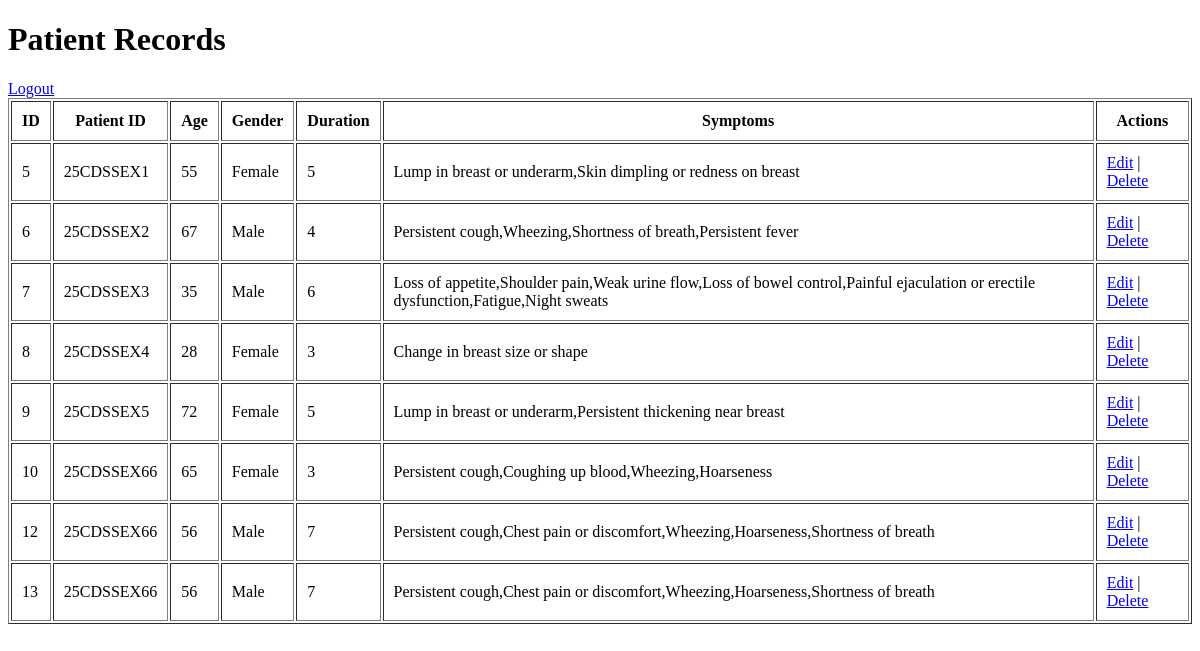
The app's page /records (signed in), older data.
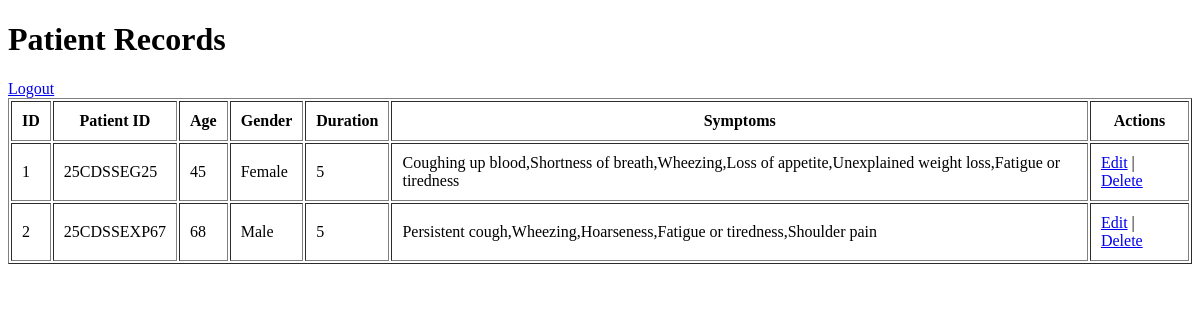
The same page, newer data.
### tables this page shows
CREATE TABLE patients (
            id INTEGER PRIMARY KEY AUTOINCREMENT,
            patient_id TEXT,
            age INTEGER,
            gender TEXT,
            duration INTEGER,
            symptoms TEXT,
            cancer_type TEXT,
            severity TEXT,
            urgency TEXT,
            confidence REAL,
            survival_prob REAL,
            created_at TEXT,
            hospital TEXT
        );

### app.py (the view)
    def wrapper(*args, **kwargs):
        if not session.get("logged_in"):
            return redirect("/login")
        return f(*args, **kwargs)

### app.py (called while the page is built)
def login_required(f):
    def wrapper(*args, **kwargs):
        if not session.get("logged_in"):
            return redirect("/login")
        return f(*args, **kwargs)
    wrapper.__name__ = f.__name__
    return wrapper

@app.route("/records")
@login_required
def records():
    conn = sqlite3.connect(DB_PATH)
    cur = conn.cursor()
    cur.execute("SELECT * FROM patients")
    data = cur.fetchall()
    conn.close()
    return render_template("records.html", records=data)

### templates/records.html (shortened to what this page needs)
<!DOCTYPE html>
<html>
<head>
</head>
<body>
<h1>Patient Records</h1>
<a href="/logout">Logout</a>
<table border="1" cellpadding="10">
    <tr>
        <th>ID</th>
        <th>Patient ID</th>
        <th>Age</th>
        <th>Gender</th>
        <th>Duration</th>
        <th>Symptoms</th>
        <th>Actions</th>
    </tr>
    {% for r in records %}
    <tr>
        <td>{{ r[0] }}</td>
        <td>{{ r[1] }}</td>
        <td>{{ r[2] }}</td>
        <td>{{ r[3] }}</td>
        <td>{{ r[4] }}</td>
        <td>{{ r[5] }}</td>
        <td>
            <a href="/edit/{{ r[0] }}">Edit</a> |
            <a href="/delete/{{ r[0] }}" onclick="return confirm('Delete this record?')">Delete</a>
        </td>
    </tr>
    {% endfor %}
</table>
</body>
</html>

Row changes from the older to the newer data that the page shows:
removed patients: id "5", patient "25CDSSEX1", age "55", gender "Female", duration "5", symptoms "Lump in breast or underarm,Skin dimpling or redness on breast"
removed patients: id "6", patient "25CDSSEX2", age "67", gender "Male", duration "4", symptoms "Persistent cough,Wheezing,Shortness of breath,Persistent fever"
removed patients: id "7", patient "25CDSSEX3", age "35", gender "Male", duration "6", symptoms "Loss of appetite,Shoulder pain,Weak urine flow,Loss of bowel control,Painful ejaculation or erectile dysfunction,Fatigue,Night sweats"
removed patients: id "8", patient "25CDSSEX4", age "28", gender "Female", duration "3", symptoms "Change in breast size or shape"
removed patients: id "9", patient "25CDSSEX5", age "72", gender "Female", duration "5", symptoms "Lump in breast or underarm,Persistent thickening near breast"
removed patients: id "10", patient "25CDSSEX66", age "65", gender "Female", duration "3", symptoms "Persistent cough,Coughing up blood,Wheezing,Hoarseness"
removed patients: id "12", patient "25CDSSEX66", age "56", gender "Male", duration "7", symptoms "Persistent cough,Chest pain or discomfort,Wheezing,Hoarseness,Shortness of breath"
removed patients: id "13", patient "25CDSSEX66", age "56", gender "Male", duration "7", symptoms "Persistent cough,Chest pain or discomfort,Wheezing,Hoarseness,Shortness of breath"
added patients: id "1", patient "25CDSSEG25", age "45", gender "Female", duration "5", symptoms "Coughing up blood,Shortness of breath,Wheezing,Loss of appetite,Unexplained weight loss,Fatigue or tiredness"
added patients: id "2", patient "25CDSSEXP67", age "68", gender "Male", duration "5", symptoms "Persistent cough,Wheezing,Hoarseness,Fatigue or tiredness,Shoulder pain"
